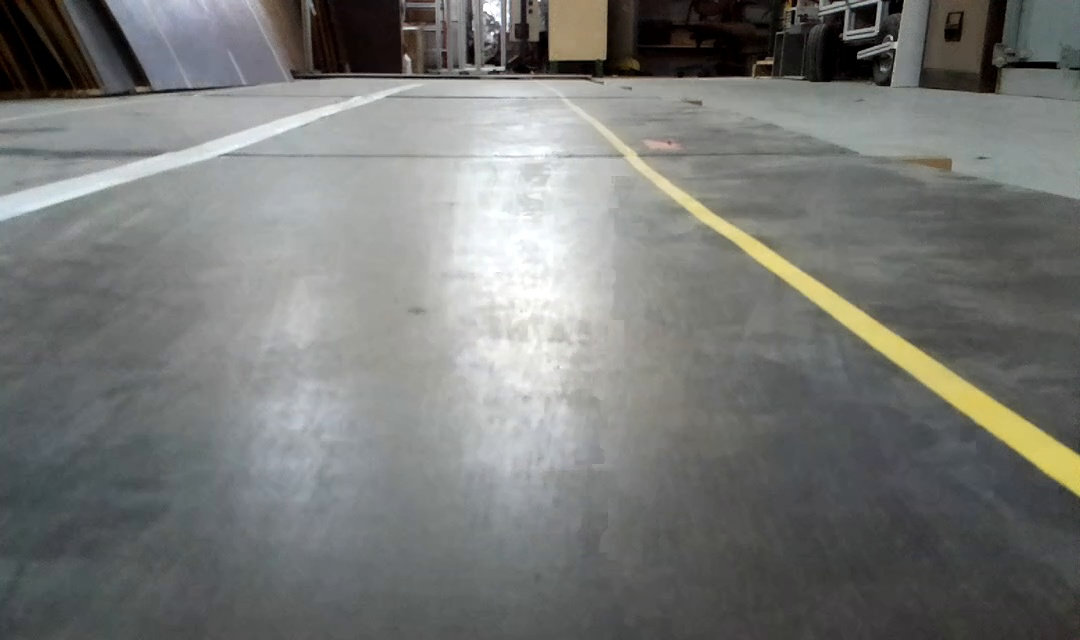
#> input picture line-measurement/train/15.jpeg, 1080 x 640 px
$ python 2lanesdetect.py
#> lines starting #> are read from the running program, lines starting #| are printed output that depends on the picture; after the words box and inside, x2 and y2 are one past the last pixel; in counts of white or black regions, pixels touching at a corner belong together; long printed decimals are rounded
import cv2
import numpy as np
import sys
import numpy
np.set_printoptions(threshold=sys.maxsize)
import math
# [4 lines of commented-out code are left out]
img = cv2.imread("./train/15.jpeg")
#> img is the input picture: shape (640, 1080, 3); mean B, G, R 117.7, 120, 118.6
from matplotlib import pyplot as plt
from skimage import io
#img[:, :, ::-1]
img=img[140:,:]
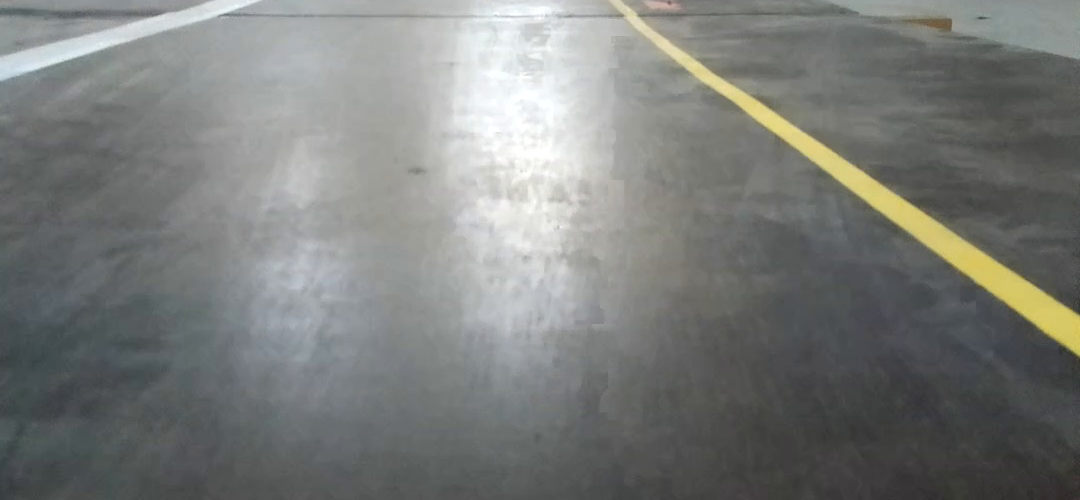
#> img: shape (500, 1080, 3); mean B, G, R 122.4, 124.8, 122.7
img = cv2.cvtColor(img, cv2.COLOR_BGR2HSV)
#> img: shape (500, 1080, 3); mean H, S, V 67.1, 13.5, 126.3

#io.imshow(img[:, :, ::-1])
#plt.show()
lower_range = np.array([20,30,190])
upper_range = np.array([29,190,240])
io.imshow(img)
plt.show()
img = cv2.inRange(img, lower_range, upper_range)
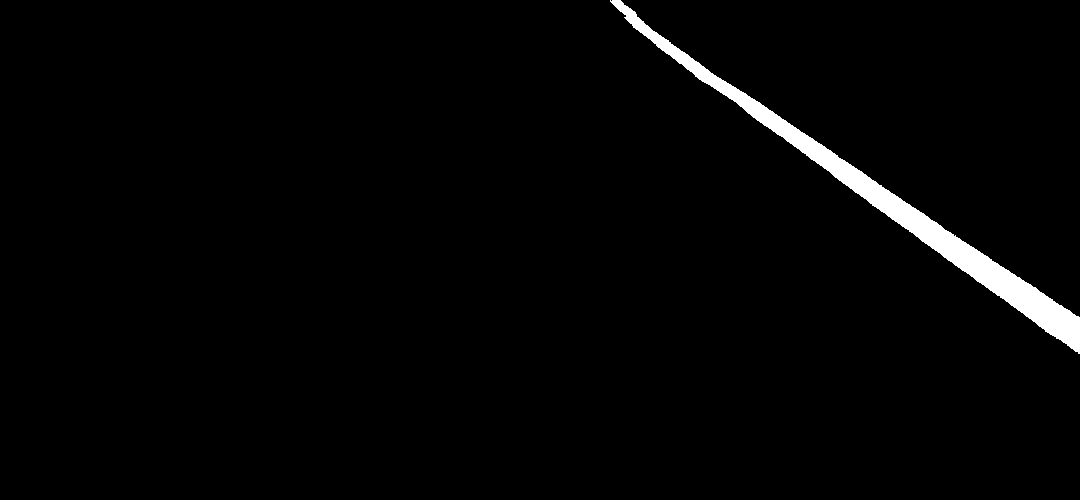
#> img: shape (500, 1080); 2% white; 1 white region, box (x1, y1, x2, y2) and area: (610, 0, 1080, 354) 11058
#img[abs(35-img[:,:,0])>=4]=0
#img[img[:,:,0]!=0]=1
#img[abs(img[:,:,0]-36)<5]=1

io.imshow(img)
plt.show()
#gray = cv2.cvtColor(img, cv2.COLOR_BGR2GRAY)
edges = cv2.Canny(img, 60, 60*4)
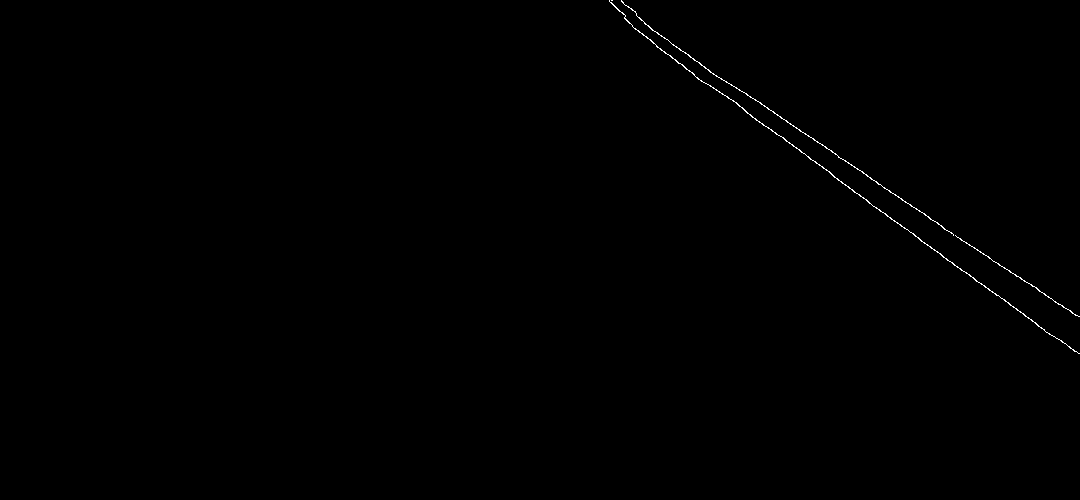
#> edges: shape (500, 1080); 0.24% white in thin lines or dots, all inside (x1, y1, x2, y2) = (609, 0, 1080, 354)
# [4 lines of commented-out code are left out]
lines = cv2.HoughLinesP(edges, 1, np.pi/180, 15, maxLineGap=20)
#> lines = 15 rows, first 6: [731, 84, 1024, 281], [834, 177, 1053, 336], [745, 111, 1078, 353], [653, 43, 831, 173], [644, 23, 721, 79], [1015, 274, 1063, 307]
xmax=0
ymax=0

curve=0
c1,c2=(0,0)
y_neg_min=500
y_min1=500
y_min2=500
angle_max=0
anglemat=[]

for indx,line in enumerate(lines):

   x1, y1, x2, y2 = line[0]
   # [7 lines of commented-out code are left out]
   angle= math.degrees(math.atan2((y2-y1),(x2-x1)))
   if (x1!=x2) and (y1!=y2) and abs(angle)>30:
    cv2.line(img, (x1, y1), (x2, y2), (255, 255, 0), 1)
    print( ' line {} x1 {},y1 {},x2 {},y2 {} angle  {}'.format(indx,x1,y1,x2,y2,angle))


    anglemat.append(angle)
    if y_min1>y1:
     y_min1=y1
     angle1=angle
    if y_min2>y2:
     y_min2=y2
     angle2=angle
    #angle= math.degrees(math.atan((y1-y2)/(x1-x2)))

    if (x2>500) and (y2>ymax):

     ymax=y2
     xmax=x2
#> this loop made 15 passes
#> (x1, y1, x2, y2, angle, y_min1, angle1, y_min2) on pass 1: (731, 84, 1024, 281, 33.92, 84, 33.92, 281)
#> (x1, y1, x2, y2, angle, y_min1, angle1, y_min2) on passes 4, 5, 7: (653, 43, 831, 173, 36.14, 43, 36.14, 173), (644, 23, 721, 79, 36.03, 23, 36.03, 79), (609, 1, 636, 29, 46.04, 1, 46.04, 29)
#|  line 0 x1 731,y1 84,x2 1024,y2 281 angle  33.915
#|  line 1 x1 834,y1 177,x2 1053,y2 336 angle  35.981
#|  line 2 x1 745,y1 111,x2 1078,y2 353 angle  36.007
#|  line 3 x1 653,y1 43,x2 831,y2 173 angle  36.142
#|  line 4 x1 644,y1 23,x2 721,y2 79 angle  36.027
#|  line 5 x1 1015,y1 274,x2 1063,y2 307 angle  34.509
#|  line 6 x1 609,y1 1,x2 636,y2 29 angle  46.042
#|  line 7 x1 632,y1 26,x2 653,y2 42 angle  37.304
#> (further printed lines are left out)
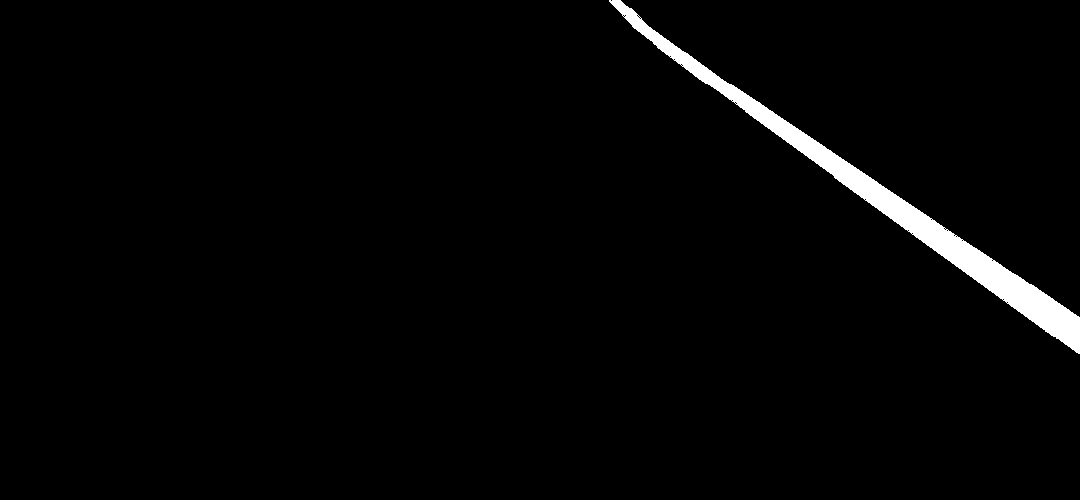
#> img: shape (500, 1080); 2.2% white; 1 white region, box (x1, y1, x2, y2) and area: (609, 0, 1080, 354) 11676
#> after the loop, angle1 = 45; angle2 = 43.53; anglemat = [33.92, 35.98, 36.01, 36.14, 36.03, 34.51, 46.04, 37.3, 46.33, 34.56, 36.38, 36.87, 45, 43.53, 33.94]; xmax = 1078; y_min1 = 0; y_min2 = 20; ymax = 353


   #img=cv2.putText(img, "{}".format(dis), (int(x2), int(y2)), cv2.FONT_HERSHEY_PLAIN, 1, (0,0,255), 2, cv2.LINE_AA)

#print('angle1 {}, y1 is {} and angle2 is  {}, y2 is {}'.format(angle1,y_min1,angle2,y_min2))
#print('gia tri hieu la {}'.format(abs(c1-c2)))

cor=math.sqrt((1080-xmax)**2+(ymax)**2)
#> cor = 353
print('m variance is {} and mean is {}'.format(np.var(anglemat),np.mean(anglemat)))
#| m variance is 19.344 and mean is 38.170
print(-(2/10**6)*cor**3+0.0022*cor**2-0.83028*cor+109.7)
#| 2.777
print( ' xmax is {}, ymax is {} ymax after {} and dis is {}  '.format(xmax,ymax,440-ymax,cor))
#|  xmax is 1078, ymax is 353 ymax after 87 and dis is 353.006
io.imshow(img)
plt.show()
cv2.imshow("linesEdges", edges)
cv2.imshow("linesDetected", img)
#cv2.waitKey(-1)
cv2.destroyAllWindows()

$ run again, with line-measurement/train/7.jpeg copied over line-measurement/train/15.jpeg
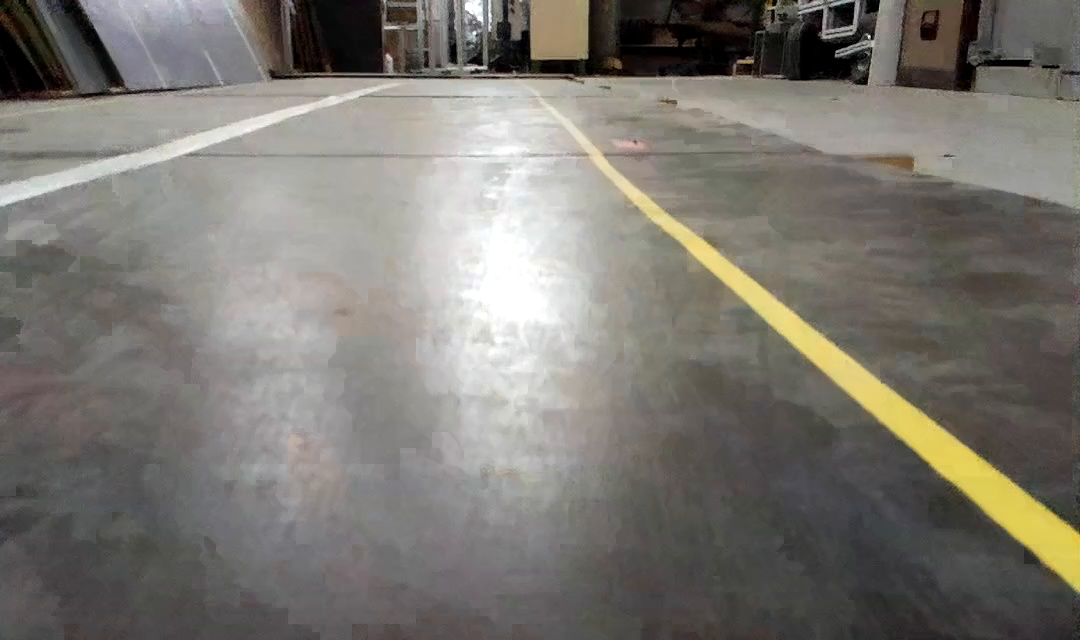
#> input picture line-measurement/train/7.jpeg, 1080 x 640 px
#> img is the input picture: shape (640, 1080, 3); mean B, G, R 113, 119.6, 122.8
#> `edges = cv2.Canny(img, 60, 60*4)`:
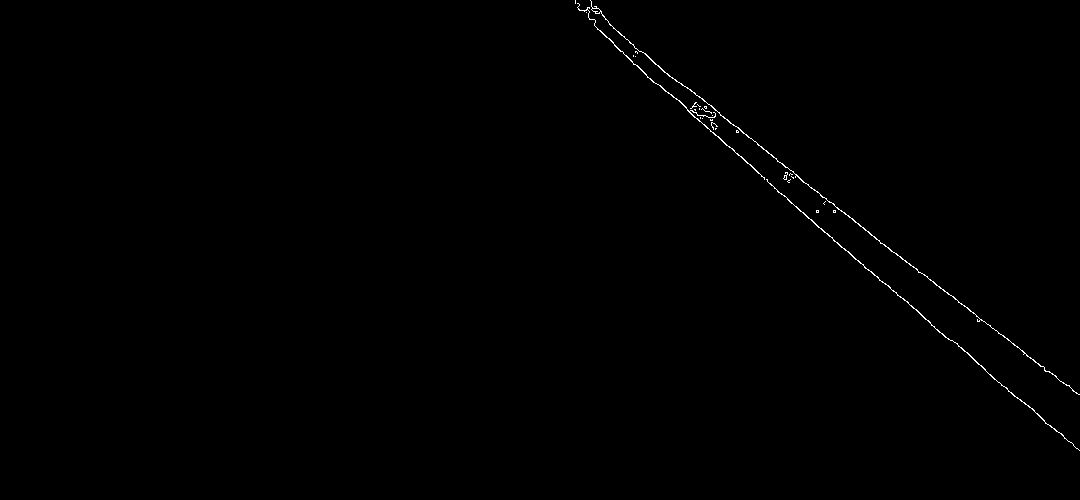
#> edges: shape (500, 1080); 0.32% white in thin lines or dots, all inside (x1, y1, x2, y2) = (575, 0, 1080, 451)
#> lines = 37 rows, first 6: [900, 256, 1076, 393], [952, 340, 1079, 450], [687, 87, 845, 214], [694, 117, 950, 340], [581, 10, 653, 82], [592, 8, 676, 81]
#> the loop `for indx,line in enumerate(lines): ` made 37 passes
#> (x1, y1, x2, y2, angle, y_min1, angle1, y_min2) on pass 1: (900, 256, 1076, 393, 37.9, 256, 37.9, 393)
#> (printed output is left out)
#> after the loop `for indx,line in enumerate(lines):`:
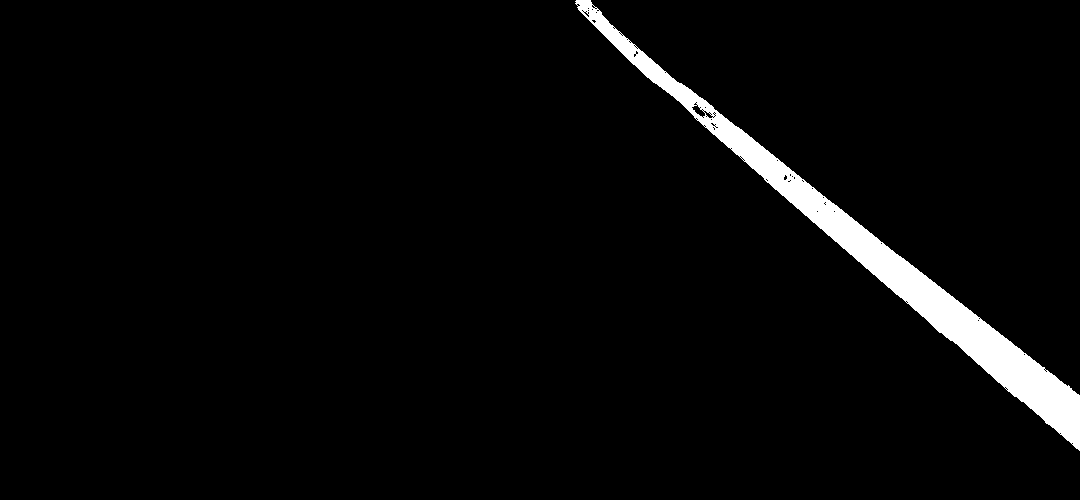
#> img: shape (500, 1080); 3.3% white; 1 white region, box (x1, y1, x2, y2) and area: (575, 0, 1080, 451) 17829
#> after the loop `for indx,line in enumerate(lines):`: angle1 = 38.16; angle2 = 41.99; anglemat = 37 values, max 48.81 at index 26, min 36.87 at index 19, mean 40.84; xmax = 1079; y_min1 = 1; y_min2 = 12; ymax = 450
#| m variance is 7.482 and mean is 40.837
#| -0.6761
#|  xmax is 1079, ymax is 450 ymax after -10 and dis is 450.001

$ run again, with line-measurement/train/1.jpeg copied over line-measurement/train/15.jpeg
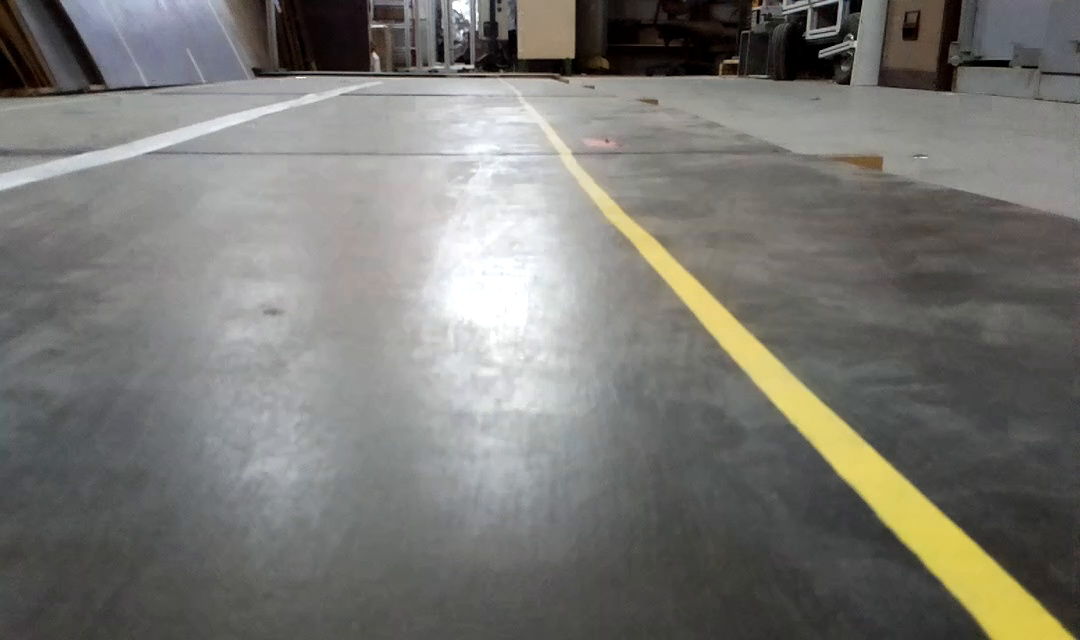
#> input picture line-measurement/train/1.jpeg, 1080 x 640 px
#> img is the input picture: shape (640, 1080, 3); mean B, G, R 114.6, 119.4, 120.3
#> `edges = cv2.Canny(img, 60, 60*4)`:
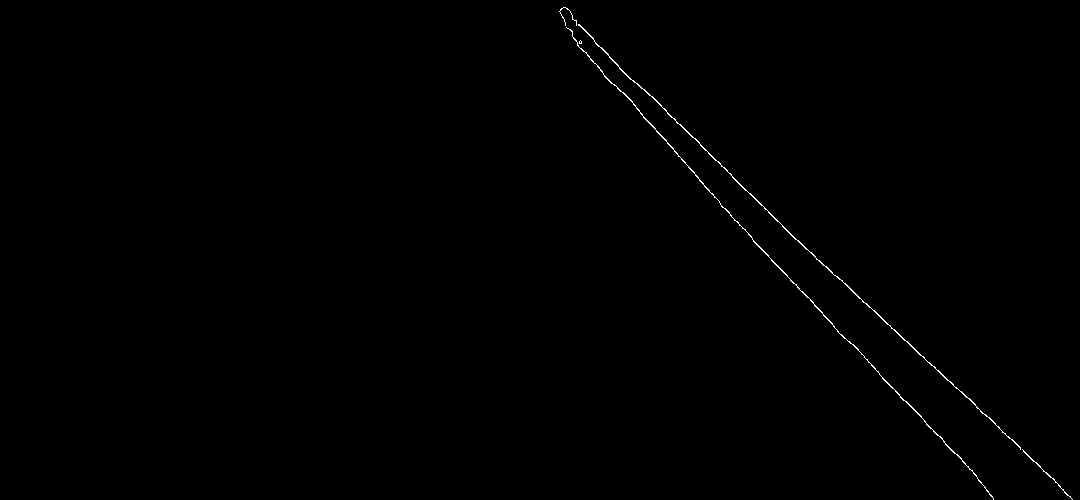
#> edges: shape (500, 1080); 0.31% white in thin lines or dots, all inside (x1, y1, x2, y2) = (559, 7, 1073, 500)
#> lines = 27 rows, first 6: [745, 190, 1054, 479], [623, 92, 754, 242], [644, 89, 744, 189], [926, 424, 977, 477], [771, 260, 878, 371], [882, 378, 921, 416]
#> the loop `for indx,line in enumerate(lines): ` made 27 passes
#> (x1, y1, x2, y2, angle, y_min1, angle1, y_min2) on pass 1: (745, 190, 1054, 479, 43.08, 190, 43.08, 479)
#> (printed output is left out)
#> after the loop `for indx,line in enumerate(lines):`:
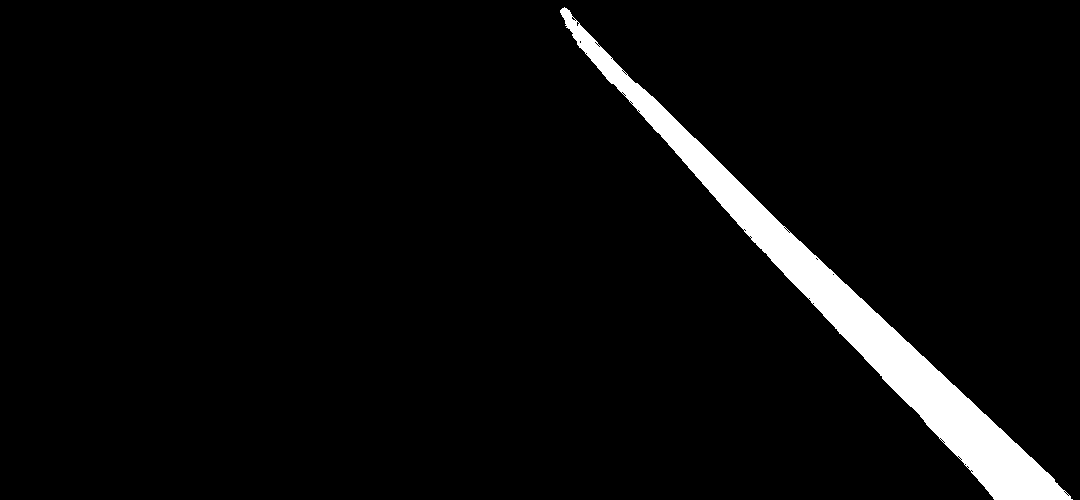
#> img: shape (500, 1080); 4.3% white; 1 white region, box (x1, y1, x2, y2) and area: (560, 7, 1073, 500) 23350
#> after the loop `for indx,line in enumerate(lines):`: angle1 = 47.64; anglemat = 27 values, max 52.97 at index 22, min 42.8 at index 19, mean 46.54; xmax = 1070; y_min1 = 7; y_min2 = 75; ymax = 496
#> cor = 496.1
#| m variance is 6.063 and mean is 46.545
#| -4.944
#|  xmax is 1070, ymax is 496 ymax after -56 and dis is 496.101
